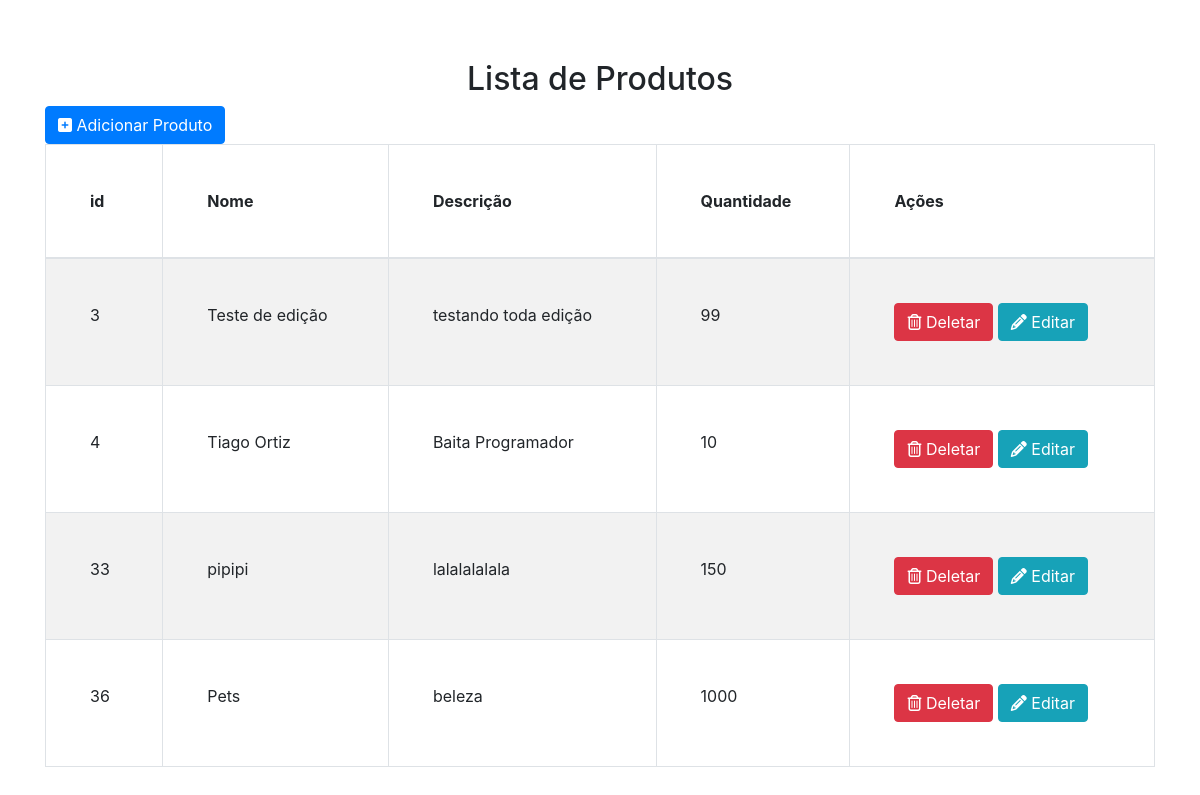
Page /list.php on the committed database.
### tables this page shows
CREATE TABLE `produto` (
  `id_produto` int(11) NOT NULL,
  `nome_produto` varchar(256) NOT NULL,
  `descricao_produto` text NOT NULL,
  `quantidade_produto` int(11) NOT NULL
);

### list.php (the view, shortened to what this page needs)
<!DOCTYPE html>
<html>
<head>
    <link rel="stylesheet" href="https://stackpath.bootstrapcdn.com/bootstrap/4.5.2/css/bootstrap.min.css">
    <link rel="stylesheet" href="stylesheet.css">
</head>
    <body>
    <div class = "container">
        <div class = "row">
            <div class = "col-sm-12">
                <h2 class = "pull-left">Lista de Produtos</h2>
                <a class = "btn btn-primary pull-right" href='insert.php'><i class="fa fa-plus-square" aria-hidden="true"></i>  Adicionar Produto</a>
            </div>
        </div>
        <?php
            require_once "config.php";
            $sql = "SELECT * FROM produto";
            $results = mysqli_query($connection, $sql);
            if(mysqli_num_rows($results) > 0) {
        ?>
            <div class = "row">
                <div class = "col-sm-12">
                    <table class='table table-bordered table-striped'>
                        <thead>
                            <tr>
                                <th>id</th>
                                <th>Nome</th>
                                <th>Descrição</th>
                                <th>Quantidade</th>
                                <th>Ações</th>
                            </tr>
                        </thead>
                        <tbody>
                            <?php while($row = mysqli_fetch_array($results)) { ?>
                                <tr>
                                    <td> <?php echo $row['id_produto']; ?> </td>
                                    <td> <?php echo $row['nome_produto']; ?> </td>
                                    <td> <?php echo $row['descricao_produto']; ?> </td>
                                    <td> <?php echo $row['quantidade_produto']; ?> </td>
                                    <td>
                                        <a class = "btn btn-danger" href='delete.php?id=<?php echo $row['id_produto']; ?>'><i class="fa fa-trash-o" aria-hidden="true"></i>  Deletar</a>
                                        <a class = "btn btn-info" href='edit.php?id=<?php echo $row['id_produto']; ?>'><i class="fa fa-pencil" aria-hidden="true"></i>  Editar</a>
                                    </td>
                                </tr>
                            <?php } ?>
                        </tbody>
                    </table>
                </div>
            </div>
        </div>
        <?php } else {
                echo "Não há resultados";
            }
        ?>
 </body>
 </html>

### stylesheet.css (style rules this page uses)
.table td, .table th { padding: 2.75rem; }
h2 { text-align: center; }
.container { margin-top: 60px !important; }

### rows in the picture
produto: id_produto "3", nome_produto "Teste de edição", descricao_produto "testando toda edição", quantidade_produto "99"
produto: id_produto "4", nome_produto "Tiago Ortiz", descricao_produto "Baita Programador", quantidade_produto "10"
produto: id_produto "33", nome_produto "pipipi", descricao_produto "lalalalalala", quantidade_produto "150"
produto: id_produto "36", nome_produto "Pets", descricao_produto "beleza", quantidade_produto "1000"
